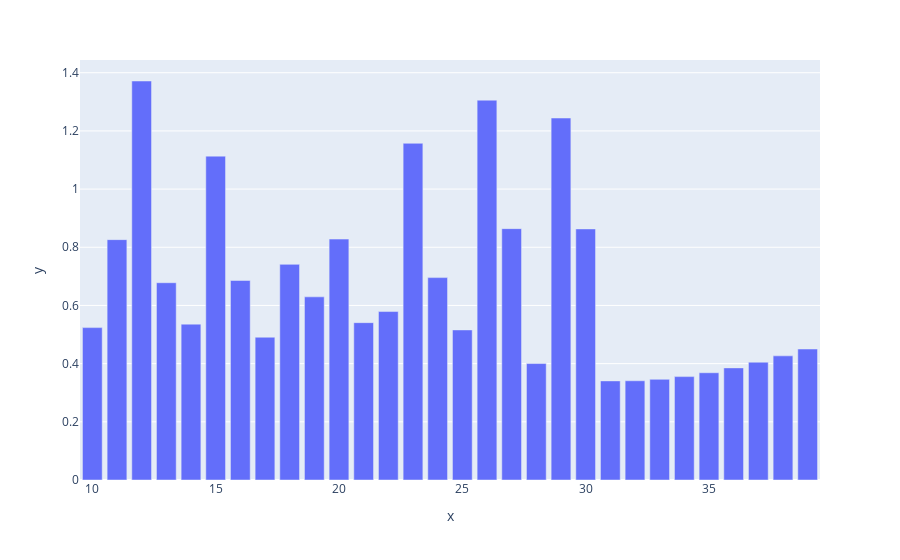

Source (notebook cell):
### Code cell
m_list = range(10, len(f2) - 10)
f2m = []

for m in m_list:
    f2m.append(discrete_windowed_transform(f2, m))

fig = px.bar(x=m_list, y=np.abs(f2m))
fig.show()

### Figure 1 — Plotly figure (JSON) as saved in the notebook; plotly's stock layout.template omitted (floating-point values rounded to 4 significant figures)
{"data": [{"alignmentgroup": "True", "hovertemplate": "x=%{x}<br>y=%{y}<extra></extra>", "legendgroup": "", "marker": {"color": "#636efa", "pattern": {"shape": ""}}, "name": "", "offsetgroup": "", "orientation": "v", "showlegend": false, "textposition": "auto", "type": "bar", "x": [10, 11, 12, 13, 14, 15, 16, 17, 18, 19, 20, 21, 22, 23, 24, 25, 26, 27, 28, 29, 30, 31, 32, 33, 34, 35, 36, 37, 38, 39], "xaxis": "x", "y": [0.5238, 0.8263, 1.372, 0.6781, 0.5358, 1.113, 0.6858, 0.4908, 0.7413, 0.6296, 0.8281, 0.5408, 0.579, 1.157, 0.6957, 0.5159, 1.306, 0.8641, 0.4002, 1.244, 0.863, 0.3407, 0.3411, 0.346, 0.3554, 0.3687, 0.3854, 0.4049, 0.4267, 0.4502], "yaxis": "y"}], "layout": {"barmode": "relative", "legend": {"tracegroupgap": 0}, "margin": {"t": 60}, "xaxis": {"anchor": "y", "domain": [0, 1], "title": {"text": "x"}}, "yaxis": {"anchor": "x", "domain": [0, 1], "title": {"text": "y"}}}}
